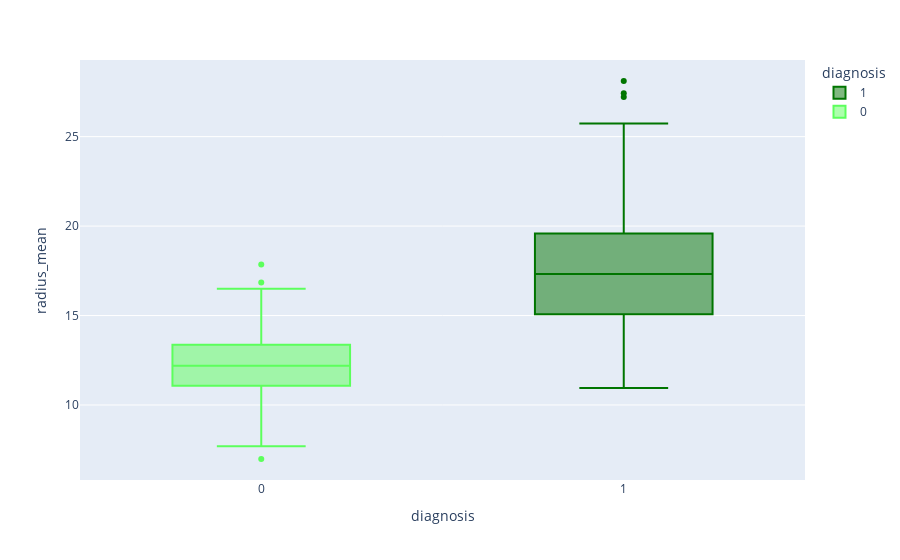
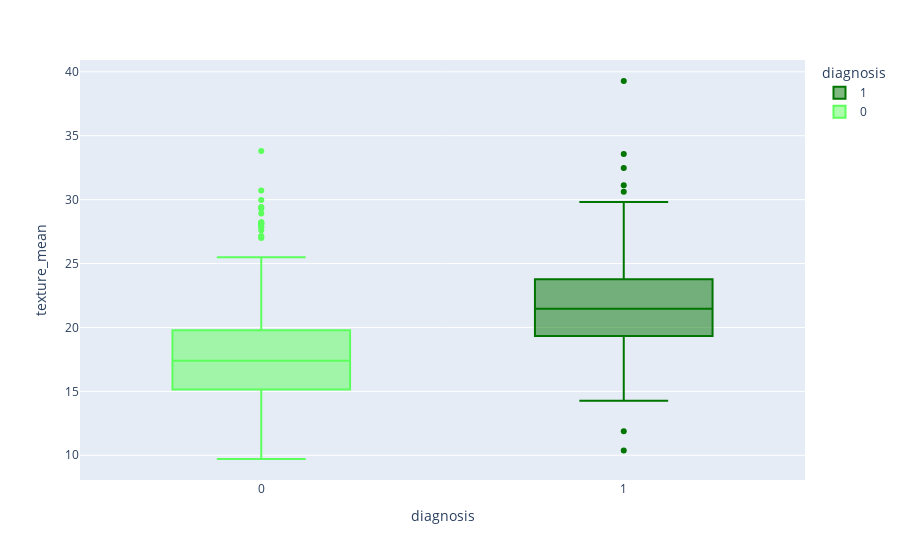
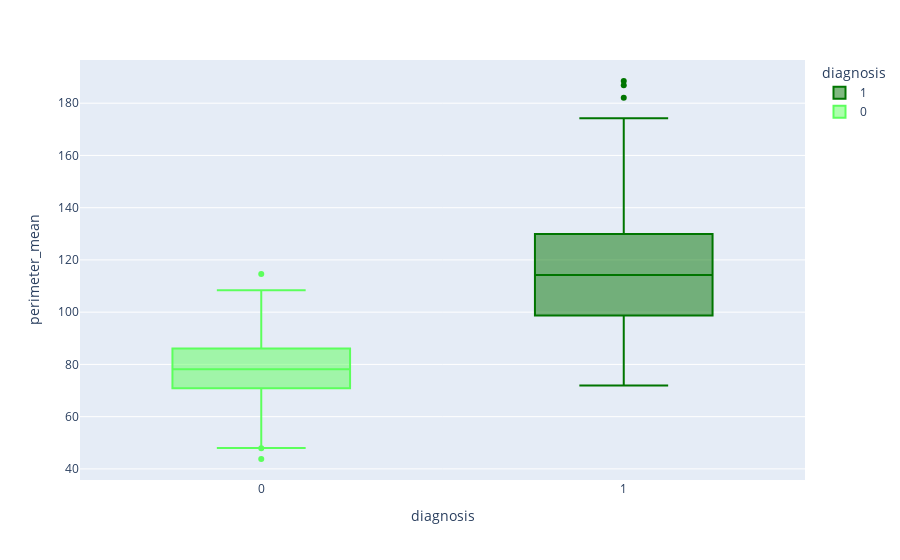
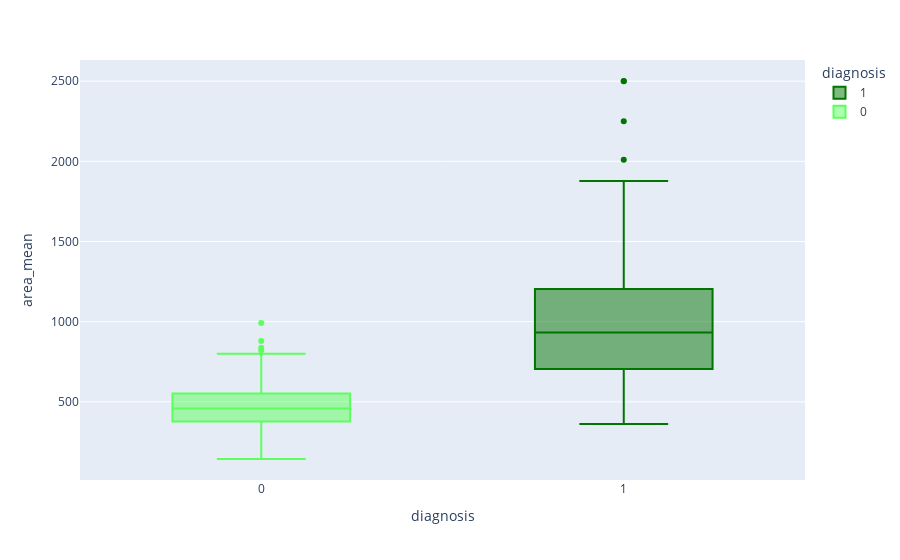

Notebook code for these charts, in order:
### Code cell
for column in df.drop('diagnosis',axis=1).columns[:5]:
    fig = px.box(data_frame=df, x = 'diagnosis', color='diagnosis',y=column,color_discrete_sequence=['#007500','#5CFF5C'],orientation='v')
    fig.show()

### Figure 1 — Plotly figure (JSON) as saved in the notebook; plotly's stock layout.template omitted (floating-point values rounded to 4 significant figures; data arrays with more than 128 entries replaced by an {"elided": "..."} marker saying what was removed)
{"data": [{"alignmentgroup": "True", "hovertemplate": "diagnosis=%{x}<br>radius_mean=%{y}<extra></extra>", "legendgroup": "1", "marker": {"color": "#007500"}, "name": "1", "notched": false, "offsetgroup": "1", "orientation": "v", "showlegend": true, "type": "box", "x": {"elided": "212 int values"}, "x0": " ", "xaxis": "x", "y": {"elided": "212 float values"}, "y0": " ", "yaxis": "y"}, {"alignmentgroup": "True", "hovertemplate": "diagnosis=%{x}<br>radius_mean=%{y}<extra></extra>", "legendgroup": "0", "marker": {"color": "#5CFF5C"}, "name": "0", "notched": false, "offsetgroup": "0", "orientation": "v", "showlegend": true, "type": "box", "x": {"elided": "357 int values"}, "x0": " ", "xaxis": "x", "y": {"elided": "357 float values"}, "y0": " ", "yaxis": "y"}], "layout": {"boxmode": "overlay", "legend": {"title": {"text": "diagnosis"}, "tracegroupgap": 0}, "margin": {"t": 60}, "xaxis": {"anchor": "y", "categoryarray": [1, 0], "categoryorder": "array", "domain": [0, 1], "title": {"text": "diagnosis"}}, "yaxis": {"anchor": "x", "domain": [0, 1], "title": {"text": "radius_mean"}}}}

### Figure 2 — Plotly figure (JSON) as saved in the notebook; plotly's stock layout.template omitted (floating-point values rounded to 4 significant figures; data arrays with more than 128 entries replaced by an {"elided": "..."} marker saying what was removed)
{"data": [{"alignmentgroup": "True", "hovertemplate": "diagnosis=%{x}<br>texture_mean=%{y}<extra></extra>", "legendgroup": "1", "marker": {"color": "#007500"}, "name": "1", "notched": false, "offsetgroup": "1", "orientation": "v", "showlegend": true, "type": "box", "x": {"elided": "212 int values"}, "x0": " ", "xaxis": "x", "y": {"elided": "212 float values"}, "y0": " ", "yaxis": "y"}, {"alignmentgroup": "True", "hovertemplate": "diagnosis=%{x}<br>texture_mean=%{y}<extra></extra>", "legendgroup": "0", "marker": {"color": "#5CFF5C"}, "name": "0", "notched": false, "offsetgroup": "0", "orientation": "v", "showlegend": true, "type": "box", "x": {"elided": "357 int values"}, "x0": " ", "xaxis": "x", "y": {"elided": "357 float values"}, "y0": " ", "yaxis": "y"}], "layout": {"boxmode": "overlay", "legend": {"title": {"text": "diagnosis"}, "tracegroupgap": 0}, "margin": {"t": 60}, "xaxis": {"anchor": "y", "categoryarray": [1, 0], "categoryorder": "array", "domain": [0, 1], "title": {"text": "diagnosis"}}, "yaxis": {"anchor": "x", "domain": [0, 1], "title": {"text": "texture_mean"}}}}

### Figure 3 — Plotly figure (JSON) as saved in the notebook; plotly's stock layout.template omitted (floating-point values rounded to 4 significant figures; data arrays with more than 128 entries replaced by an {"elided": "..."} marker saying what was removed)
{"data": [{"alignmentgroup": "True", "hovertemplate": "diagnosis=%{x}<br>perimeter_mean=%{y}<extra></extra>", "legendgroup": "1", "marker": {"color": "#007500"}, "name": "1", "notched": false, "offsetgroup": "1", "orientation": "v", "showlegend": true, "type": "box", "x": {"elided": "212 int values"}, "x0": " ", "xaxis": "x", "y": {"elided": "212 float values"}, "y0": " ", "yaxis": "y"}, {"alignmentgroup": "True", "hovertemplate": "diagnosis=%{x}<br>perimeter_mean=%{y}<extra></extra>", "legendgroup": "0", "marker": {"color": "#5CFF5C"}, "name": "0", "notched": false, "offsetgroup": "0", "orientation": "v", "showlegend": true, "type": "box", "x": {"elided": "357 int values"}, "x0": " ", "xaxis": "x", "y": {"elided": "357 float values"}, "y0": " ", "yaxis": "y"}], "layout": {"boxmode": "overlay", "legend": {"title": {"text": "diagnosis"}, "tracegroupgap": 0}, "margin": {"t": 60}, "xaxis": {"anchor": "y", "categoryarray": [1, 0], "categoryorder": "array", "domain": [0, 1], "title": {"text": "diagnosis"}}, "yaxis": {"anchor": "x", "domain": [0, 1], "title": {"text": "perimeter_mean"}}}}

### Figure 4 — Plotly figure (JSON) as saved in the notebook; plotly's stock layout.template omitted (floating-point values rounded to 4 significant figures; data arrays with more than 128 entries replaced by an {"elided": "..."} marker saying what was removed)
{"data": [{"alignmentgroup": "True", "hovertemplate": "diagnosis=%{x}<br>area_mean=%{y}<extra></extra>", "legendgroup": "1", "marker": {"color": "#007500"}, "name": "1", "notched": false, "offsetgroup": "1", "orientation": "v", "showlegend": true, "type": "box", "x": {"elided": "212 int values"}, "x0": " ", "xaxis": "x", "y": {"elided": "212 float values"}, "y0": " ", "yaxis": "y"}, {"alignmentgroup": "True", "hovertemplate": "diagnosis=%{x}<br>area_mean=%{y}<extra></extra>", "legendgroup": "0", "marker": {"color": "#5CFF5C"}, "name": "0", "notched": false, "offsetgroup": "0", "orientation": "v", "showlegend": true, "type": "box", "x": {"elided": "357 int values"}, "x0": " ", "xaxis": "x", "y": {"elided": "357 float values"}, "y0": " ", "yaxis": "y"}], "layout": {"boxmode": "overlay", "legend": {"title": {"text": "diagnosis"}, "tracegroupgap": 0}, "margin": {"t": 60}, "xaxis": {"anchor": "y", "categoryarray": [1, 0], "categoryorder": "array", "domain": [0, 1], "title": {"text": "diagnosis"}}, "yaxis": {"anchor": "x", "domain": [0, 1], "title": {"text": "area_mean"}}}}
